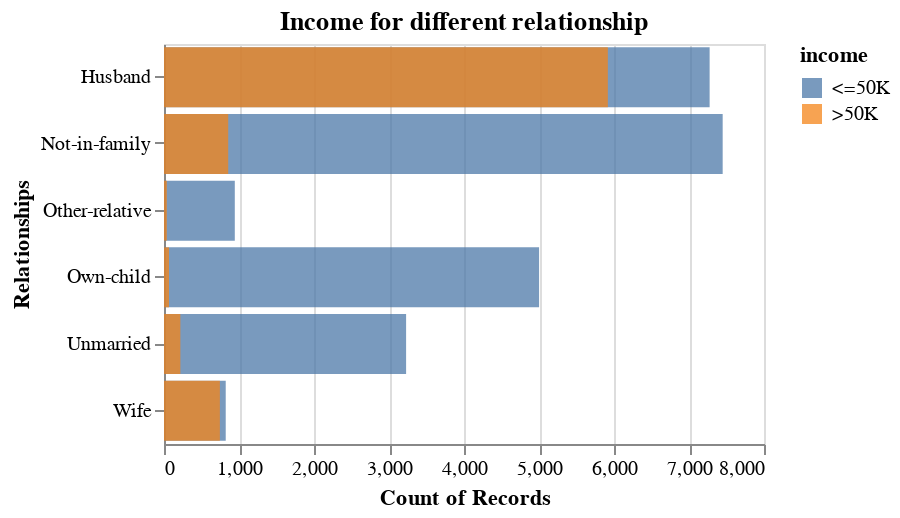

The notebook cell saved with this chart:
### Code cell
alt.Chart(data_adult, title = "Income for different relationship").mark_bar(opacity = 0.75).encode(
    alt.Y('relationship').title("Relationships"),
    alt.X('count()').stack(False),
    alt.Color('income')
).properties(
    height=200,
    width=300
)

### Figure 1 — Vega specification as saved in the notebook (floating-point values rounded to 4 significant figures)
{"$schema": "https://vega.github.io/schema/vega/v5.json", "data": [{"name": "source_0", "values": [{"__count": 7449, "income": " <=50K", "relationship": " Not-in-family"}, {"__count": 7275, "income": " <=50K", "relationship": " Husband"}, {"__count": 823, "income": " <=50K", "relationship": " Wife"}, {"__count": 5918, "income": " >50K", "relationship": " Husband"}, {"__count": 856, "income": " >50K", "relationship": " Not-in-family"}, {"__count": 5001, "income": " <=50K", "relationship": " Own-child"}, {"__count": 3228, "income": " <=50K", "relationship": " Unmarried"}, {"__count": 218, "income": " >50K", "relationship": " Unmarried"}, {"__count": 745, "income": " >50K", "relationship": " Wife"}, {"__count": 944, "income": " <=50K", "relationship": " Other-relative"}, {"__count": 37, "income": " >50K", "relationship": " Other-relative"}, {"__count": 67, "income": " >50K", "relationship": " Own-child"}]}, {"name": "source_0_x_domain___count", "values": [{"min": 37, "max": 7449}]}, {"name": "source_0_y_domain_relationship", "values": [{"relationship": " Not-in-family"}, {"relationship": " Husband"}, {"relationship": " Wife"}, {"relationship": " Own-child"}, {"relationship": " Unmarried"}, {"relationship": " Other-relative"}]}, {"name": "source_0_color_domain_income", "values": [{"income": " <=50K"}, {"income": " >50K"}]}], "marks": [{"type": "rect", "name": "marks", "from": {"data": "source_0"}, "encode": {"update": {"x2": {"value": 0, "scale": "x"}, "y": {"field": "relationship", "scale": "y"}, "height": {"signal": "max(0.25, bandwidth('y'))"}, "opacity": {"value": 0.75}, "fill": {"field": "income", "scale": "color"}, "x": {"field": "__count", "scale": "x"}}}, "style": ["bar"]}], "scales": [{"name": "x", "type": "linear", "domain": [{"signal": "(data(\"source_0_x_domain___count\")[0] || {}).min"}, {"signal": "(data(\"source_0_x_domain___count\")[0] || {}).max"}], "range": [0, {"signal": "width"}], "zero": true, "nice": true}, {"name": "y", "type": "band", "domain": {"data": "source_0_y_domain_relationship", "field": "relationship", "sort": true}, "range": [0, {"signal": "height"}], "paddingInner": 0.1, "paddingOuter": 0.05}, {"name": "color", "type": "ordinal", "domain": {"data": "source_0_color_domain_income", "field": "income", "sort": true}, "range": "category"}], "axes": [{"scale": "x", "aria": false, "grid": true, "maxExtent": 0, "minExtent": 0, "labels": false, "ticks": false, "zindex": 0, "tickCount": {"signal": "ceil(width/40)"}, "orient": "bottom", "gridScale": "y", "domain": false}, {"scale": "x", "zindex": 0, "labelOverlap": true, "title": "Count of Records", "labelFlush": true, "grid": false, "orient": "bottom", "tickCount": {"signal": "ceil(width/40)"}}, {"scale": "y", "orient": "left", "title": "Relationships", "zindex": 0, "grid": false}], "title": {"text": "Income for different relationship", "frame": "group"}, "style": "cell", "width": 300, "legends": [{"fill": "color", "symbolType": "square", "title": "income", "encode": {"symbols": {"update": {"opacity": {"value": 0.75}}}}}], "height": 200, "padding": 5, "background": "white"}
